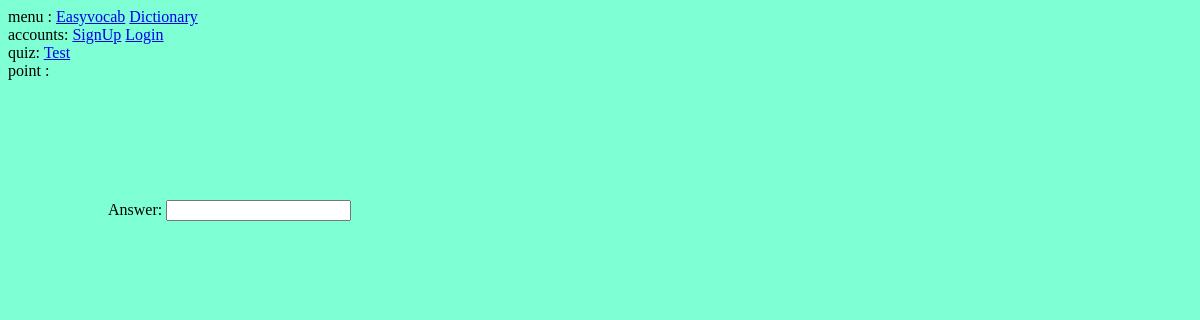
The page /quiz/test on the database as committed earlier.
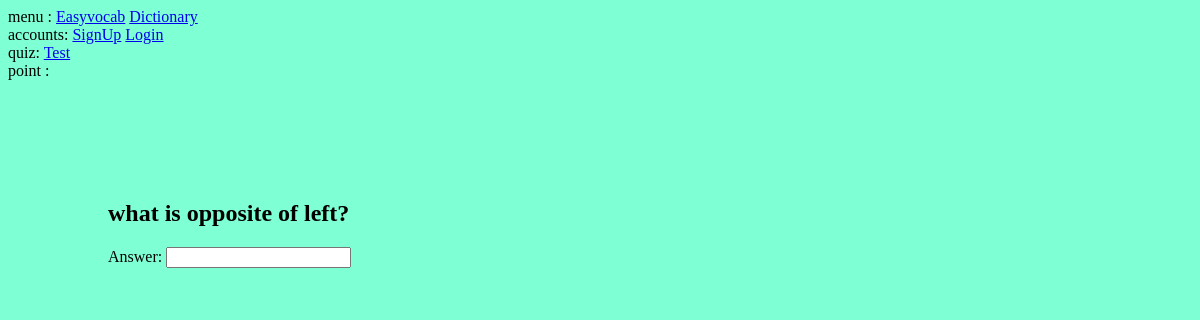
The same page on the database as committed later.
### quiz/models.py (models this page shows, shortened)
class Question(models.Model):
    title = models.CharField(max_length=300)
    answer = models.CharField(max_length=100)
    difficulty = models.IntegerField(default=1)

### quiz/views.py (the view, shortened to what this page needs)
# urls.py: path('test', views.test , name='test'),
def test(request):
    question = Question.objects.order_by('?').first()
    form = forms.TestForm()
    return render(request, 'quiz/test.html', dict(form=form, question=question))

### quiz/forms.py
class TestForm(forms.Form):
    answer = forms.CharField(max_length=20)

### quiz/templates/quiz/test.html (shortened to what this page needs)
{% extends 'accounts/accounts_base_template.html' %}
{% block content %}
<h2>{{ question.title }}</h2>
<form method="post">
    {{form.as_p}}
</form>
{% endblock %}

### accounts/templates/accounts/accounts_base_template.html (shortened to what this page needs)
{% extends 'layout.html' %}

### templates/layout.html (shortened to what this page needs)
<!DOCTYPE html>
<html lang="en">
<head>
</head>
<body bgcolor="#7fffd4">
menu :
<a href="{% url 'home' %}">Easyvocab</a>
<a href="{% url 'dict:index' %}">Dictionary</a>
<br>
accounts:
{% if user.is_authenticated %}
    <a href="{% url 'accounts:logout' %}">Logout</a>
    hello {{ user.get_username }}
{% else %}
    <a href="{% url 'accounts:signup' %}">SignUp</a>
    <a href="{% url 'accounts:login' %}">Login</a>
{% endif %}
<br>
quiz:
<a href="{% url 'quiz:test' %}">Test</a>
<br>
point : {{ user.point }}
<div style="padding: 100px">
{% block content %}{% endblock %}
</div>
</body>
</html>

Rows that differ between the two databases and show on the page:
added Question: title "what is opposite of left?"
